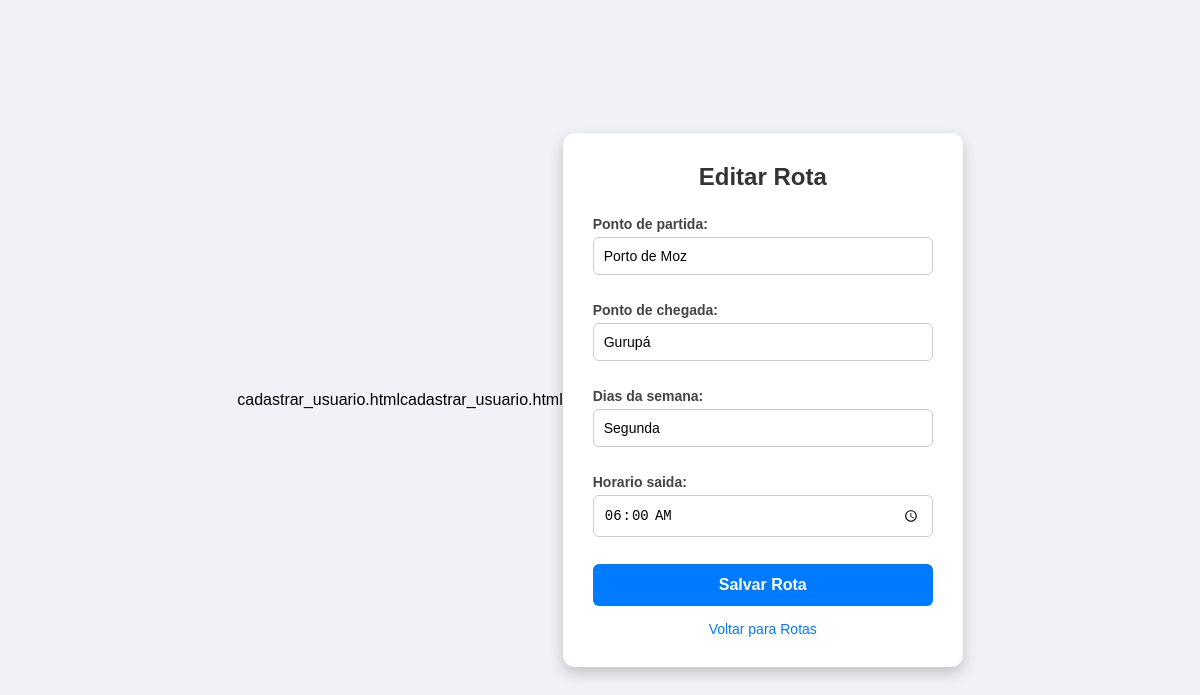
Before: /usuario/rotas/editar/1/ with the older database file.
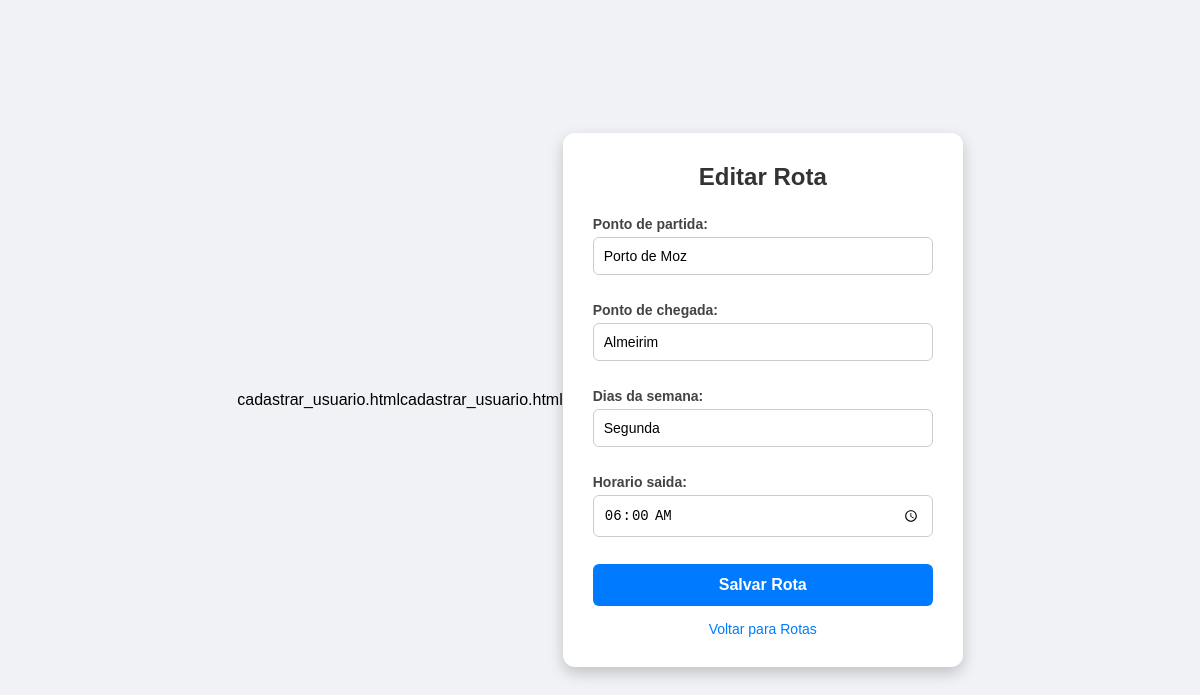
After: the same page with the newer database file.
### Usuario/models.py (models this page shows, shortened)
class Rotas(models.Model):
    ponto_de_partida = models.CharField(max_length=100)
    ponto_de_chegada = models.CharField(max_length=100)
    dias_da_semana = models.CharField(max_length=50)
    horario_saida = models.TimeField()

### Usuario/views.py (the view)
# urls.py: path('rotas/editar/<int:id>/', views.editar_rota, name='editar_rota'),
def editar_rota(request, id):
    rota = get_object_or_404(Rotas, id=id)
    if request.method == "POST":
        form = RotasForm(request.POST, instance=rota)
        if form.is_valid():
            form.save()
            return redirect("listar_rotas")
    else:
        form = RotasForm(instance=rota)  # Carrega os dados atuais nos inputs
    return render(request, "Usuario/cadastrar_rota.html", {"form": form, "editando": True})

### Usuario/formulario.py
class RotasForm(BootstrapModelForm):
    class Meta:
        model = Rotas
        fields = ["ponto_de_partida", "ponto_de_chegada", "dias_da_semana", "horario_saida"]
        widgets = {
            'horario_saida': forms.TimeInput(attrs={'type': 'time'}, format='%H:%M'),
        }

### Usuario/templates/Usuario/cadastrar_rota.html (shortened to what this page needs)
cadastrar_usuario.htmlcadastrar_usuario.html{% load static %}
<link rel="stylesheet" href="{% static 'Usuario/css/estilo.css' %}">
<!DOCTYPE html>
<html lang="pt-br">
<head>
    <link rel="stylesheet" href="{% static 'Usuario/css/estilo.css' %}?v=8">
</head>
<body>
<div class="caixa">
    <h1>{% if editando %}Editar Rota{% else %}Cadastrar Rota{% endif %}</h1>
    <form method="post">
        {{ form.as_p }}
        <button type="submit" class="btn-azul">Salvar Rota</button>
    </form>
    <a href="{% url 'listar_rotas' %}" class="link-padrao">Voltar para Rotas</a>
</div>
</body>
</html>

Changed rows visible on the page:
changed Rotas "Porto de Moz": ponto_de_chegada "Gurupá" → "Almeirim"
